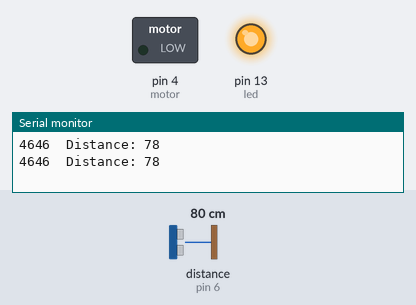
Recording of a sketch running on a simulated Arduino Uno, built with avr-gcc and run on an emulated ATmega328P. Parts: switched loads named in the sketch (green lamp = pin HIGH), output pins drawn as LEDs (lit = HIGH), the last lines printed to the serial monitor. Wiring (inferred from the names in the program): ultrasonic range finder: trigger pin 5; echo pin 6. Dashed ring = blinking. Inputs (shaded band) come from the test bench; at power-on: distance to the obstacle (sensor on pin 6) 80 cm. The echo pulse lasts 58.3 µs per cm; pins used as bus, display or sensor lines are not drawn.

Above: at 2.3 s.
2.4 s: distance to the obstacle (sensor on pin 6) set to 100 cm
5.9 s: distance to the obstacle (sensor on pin 6) set to 108 cm
At 7.2 s:
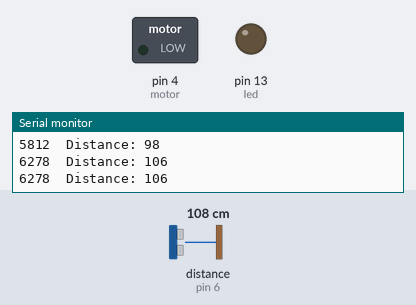
Timing chart, 0 to 8.9 s (numbered marks = the images above; inputs shaded):
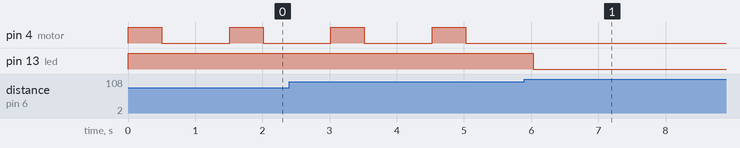

The sketch:

UltraSonic_Sensor_Led_02.10.2018.ino
```cpp
const int trigPin = 5;
const int echoPin = 6;
// defines variables
long duration;
int distance;
int led =13;
int motor = 4;
void setup()
{
pinMode(trigPin, OUTPUT); // Sets the trigPin as an Output
pinMode(echoPin, INPUT); // Sets the echoPin as an Input
pinMode(led, OUTPUT);
pinMode(motor, OUTPUT);
Serial.begin(9600); // Starts the serial communication
}
void loop()
{
// Clears the trigPin
digitalWrite(trigPin, LOW);
delayMicroseconds(2);
// Sets the trigPin on HIGH state for 10 micro seconds
digitalWrite(trigPin, HIGH);
delayMicroseconds(10);
digitalWrite(trigPin, LOW);
// Reads the echoPin, returns the sound wave travel time in microseconds
duration = pulseIn(echoPin, HIGH);
Serial.print(duration);
// Calculating the distance
distance= duration*0.034/2;
// Prints the distance on the Serial Monitor
Serial.print("  Distance: ");
Serial.println(distance);
if (distance<=100)
{
  digitalWrite(led,HIGH);
  digitalWrite(motor,HIGH);
  delay(500);
  digitalWrite(motor,LOW);
}
else
{
  digitalWrite(led,LOW);
  digitalWrite(motor,LOW);
}
delay(1000);
}
```

Measured:
- the behaviour switches between 102 and 103 cm on distance to the obstacle (sensor on pin 6) (found by bisection; images 0 and 1)
- after the input at 5.9 s, pin 4 (motor): stops changing and stays LOW; pin 13 (led): HIGH → LOW after 0.13 s
- by itself, pin 4 (motor): alternates HIGH for 0.50 s and LOW for 1.0 s
